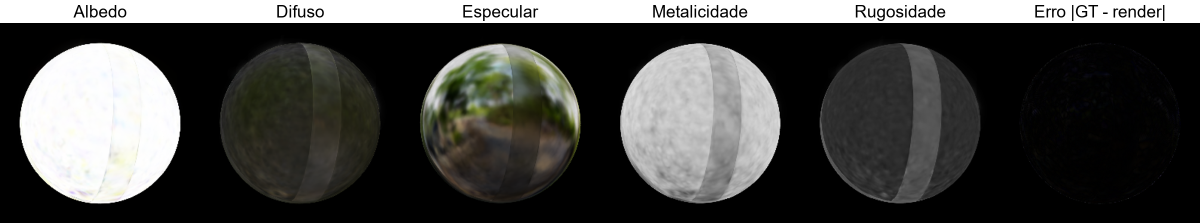
#> input picture documentacao/relatorio-ieee/figs/ball_decomposicao.png, 2400 x 446 px, given in place of 050000.png, which was not available (shown at 1/2 size)
$ python make_analise.py
#> lines starting #> are read from the running program, lines starting #| are printed output that depends on the picture; pictures that were not available may be replaced by others from this repository, and a replacement may not be noted
"""Figuras de analise a partir de um modelo treinado (sem novo treino).

Uso (no ambiente ref-gaussian):  python make_analise.py [cena]
Gera em figs/:
  <cena>_decomposicao.png  mapas intermediarios da renderizacao diferida (visualize/050000.png)
  <cena>_envmap.png        mapa de ambiente aprendido (visualize/050000_env.png)
  <cena>_psnr_vistas.png   PSNR por vista de teste (renders do eval.py vs. imagens reais)
  <cena>_extremos.png      melhor e pior vista com mapa de erro
e imprime as estatisticas usadas no texto.
"""
import json
import os
import sys

import numpy as np
from PIL import Image, ImageDraw, ImageFont
import matplotlib
matplotlib.use("Agg")
import matplotlib.pyplot as plt

AQUI = os.path.dirname(os.path.abspath(__file__))
RG = os.path.abspath(os.path.join(AQUI, "..", "..", "..", "ref-gaussian"))


def fonte(tam):
    try:
        return ImageFont.truetype("arial.ttf", tam)
    except OSError:
        return ImageFont.load_default()


def rotular(paineis, titulos, tam=34, faixa=46):
    w, h = paineis[0].size
    out = Image.new("RGB", (w * len(paineis), h + faixa), "white")
    d = ImageDraw.Draw(out)
    f = fonte(tam)
    for i, (p, t) in enumerate(zip(paineis, titulos)):
        out.paste(p, (i * w, faixa))
        tw = d.textlength(t, font=f)
        d.text((i * w + (w - tw) / 2, 4), t, fill="black", font=f)
    return out


def decomposicao(cena, it=50000):
    """Recorta paineis da grade salva por save_training_vis (make_grid nrow=4, padding=2, 800px)."""
#> called with cena = 'toaster', it = 50000
    g = Image.open(os.path.join(RG, "output", cena, "visualize", f"{it:06d}.png")).convert("RGB")
#> g is the input picture: PIL image 2400x446 RGB; mean R, G, B 70.8, 70.8, 68.8
    escala = (3 * 800 + 4 * 2) / g.size[1]
#> escala = 5.4
    lado = 800 / escala
#> lado = 148.2

    def painel(idx):
#> called with idx = 2
        r, c = divmod(idx, 4)
        x0, y0 = (2 + c * 802) / escala, (2 + r * 802) / escala
#> x0 = 297.5; y0 = 0.37
        return g.crop((round(x0), round(y0), round(x0 + lado), round(y0 + lado))).resize((400, 400))

    # ordem da grade (iteracao > volume_render_until_iter): 0 GT, 1 render, 2 albedo, 3 difuso,
    # 4 especular, 5 intensidade de reflexao, 6 rugosidade, 7 alpha, 8 profundidade,
    # 9 normal renderizada, 10 normal da superficie, 11 erro
    idx = [2, 3, 4, 5, 6, 11]
    tit = ["Albedo", "Difuso", "Especular", "Metalicidade", "Rugosidade", "Erro |GT - render|"]
    rotular([painel(i) for i in idx], tit).save(os.path.join(AQUI, f"{cena}_decomposicao.png"))
#> call 2 of painel, with idx = 3
#> in painel (call 2), `r, c = divmod(idx, 4)`: r = 0; c = 3
#> in painel (call 2), `x0, y0 = (2 + c * 802) / escala, (2 + r * 802) / escala`: x0 = 446
#> in painel (call 2), `return g.crop((round(x0), round(y0), round(x0 + lado), round(y0 + lado..`:
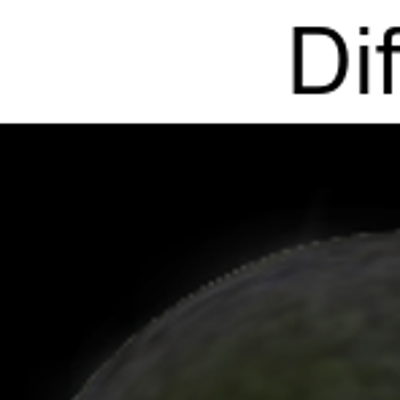
#> returned value: PIL image 400x400 RGB; mean R, G, B 85.8, 86.1, 84.7
#> call 4 of painel, with idx = 5
#> in painel (call 4), `r, c = divmod(idx, 4)`: c = 1
#> in painel (call 4), `x0, y0 = (2 + c * 802) / escala, (2 + r * 802) / escala`: x0 = 148.9
#> in painel (call 4), `return g.crop((round(x0), round(y0), round(x0 + lado), round(y0 + lado..`:
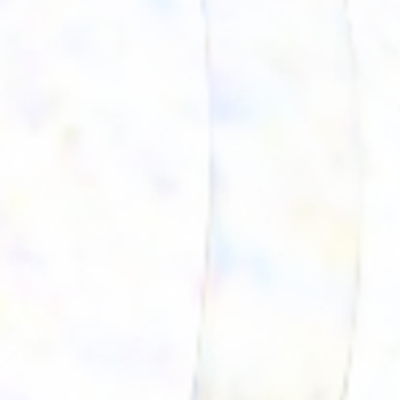
#> returned value: PIL image 400x400 RGB; mean R, G, B 251.2, 251.7, 251.8
#> in painel (call 5), `r, c = divmod(idx, 4)`: c = 2
#> in painel (call 5), `x0, y0 = (2 + c * 802) / escala, (2 + r * 802) / escala`: x0 = 297.5
#> in painel (call 5), `return g.crop((round(x0), round(y0), round(x0 + lado), round(y0 + lado..`:
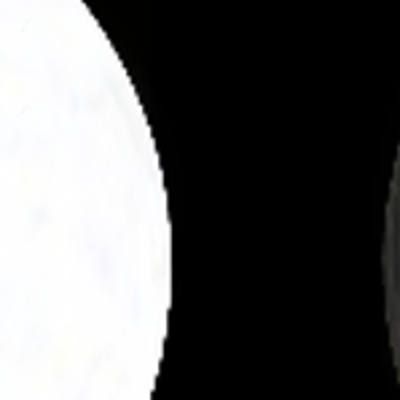
#> returned value: PIL image 400x400 RGB; mean R, G, B 95.7, 95.8, 95.9
#> in painel (call 6), `r, c = divmod(idx, 4)`: r = 2; c = 3
#> in painel (call 6), `x0, y0 = (2 + c * 802) / escala, (2 + r * 802) / escala`: x0 = 446; y0 = 297.5
#> in painel (call 6), `return g.crop((round(x0), round(y0), round(x0 + lado), round(y0 + lado..`:
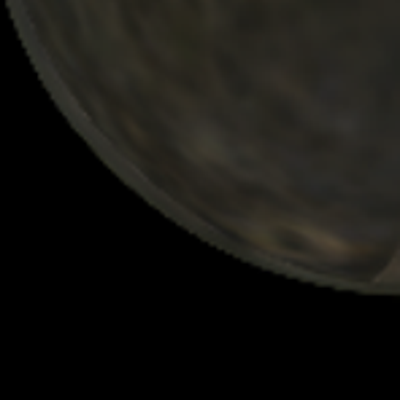
#> returned value: PIL image 400x400 RGB; mean R, G, B 22.9, 21.9, 18.3
#> in rotular, `w, h = paineis[0].size`: w = 400
#> in rotular, `out = Image.new("RGB", (w * len(paineis), h + faixa), "white")`: out: PIL image 2400x446 RGB; every value is 255
#> the loop in rotular, `for i, (p, t) in enumerate(zip(paineis, titulos)):` made 6 passes
#> (t, tw) on passes 1 to 6: ('Albedo', 117.6), ('Difuso', 107.7), ('Especular', 166.2), ('Metalicidade', 216.4), ('Rugosidade', 198.1), ('Erro |GT - render|', 294.6)
#> after the loop in rotular, `for i, (p, t) in enumerate(zip(paineis, titulos)):`:
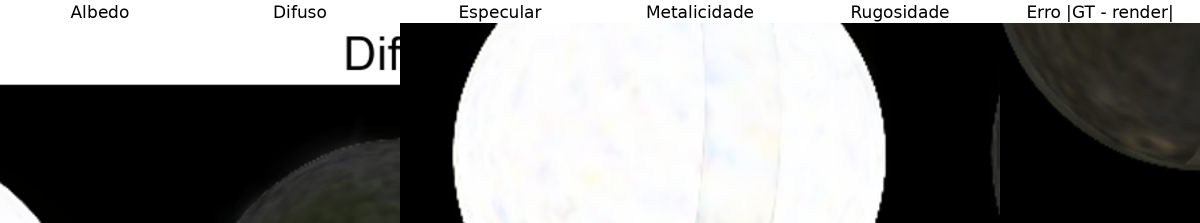
#> out: PIL image 2400x446 RGB (shown at 1/2 size); mean R, G, B 130.7, 130.7, 129.9


def envmap(cena, it=50000):
#> called with cena = 'toaster', it = 50000
    e = Image.open(os.path.join(RG, "output", cena, "visualize", f"{it:06d}_env.png")).convert("RGB")
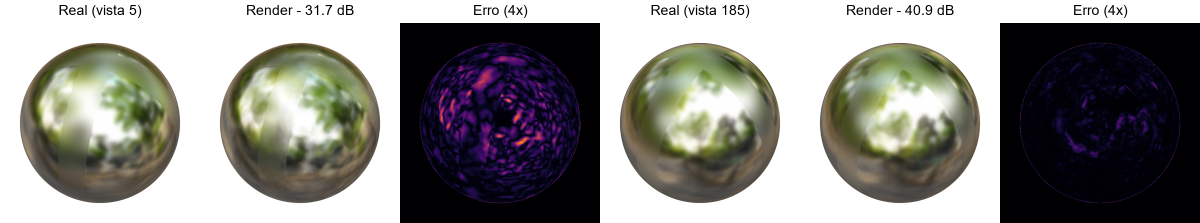
#> input picture documentacao/relatorio-ieee/figs/ball_extremos.png, 2400 x 446 px, given in place of 050000_env.png, which was not available (shown at 1/2 size)
#> e is the input picture: PIL image 2400x446 RGB; mean R, G, B 141.8, 140.8, 137.4
    w, h = e.size
#> w = 2400; h = 446
    # dois paineis empilhados (env1, env2) com padding 2 de make_grid; usa o segundo (orientacao natural)
    baixo = e.crop((0, h // 2, w, h))
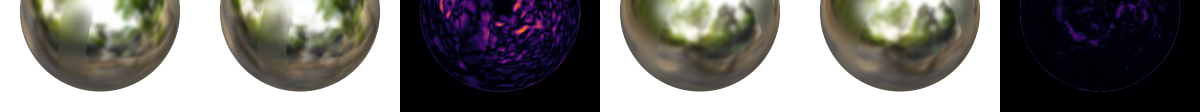
#> baixo: PIL image 2400x223 RGB (shown at 1/2 size); mean R, G, B 123.4, 120.9, 118.8
    baixo.save(os.path.join(AQUI, f"{cena}_envmap.png"))


def psnr(a, b):
    mse = np.mean((a - b) ** 2)
    return 10 * np.log10(1.0 / mse)


def sobre_branco(p):
    im = np.asarray(Image.open(p).convert("RGBA"), dtype=np.float32) / 255.0
    return im[..., :3] * im[..., 3:4] + (1 - im[..., 3:4])


def por_vista(cena):
    dados = os.path.join(RG, "data", "ref_nerf", cena)
#> (the run stopped early here; a loop or call above may not have finished)
